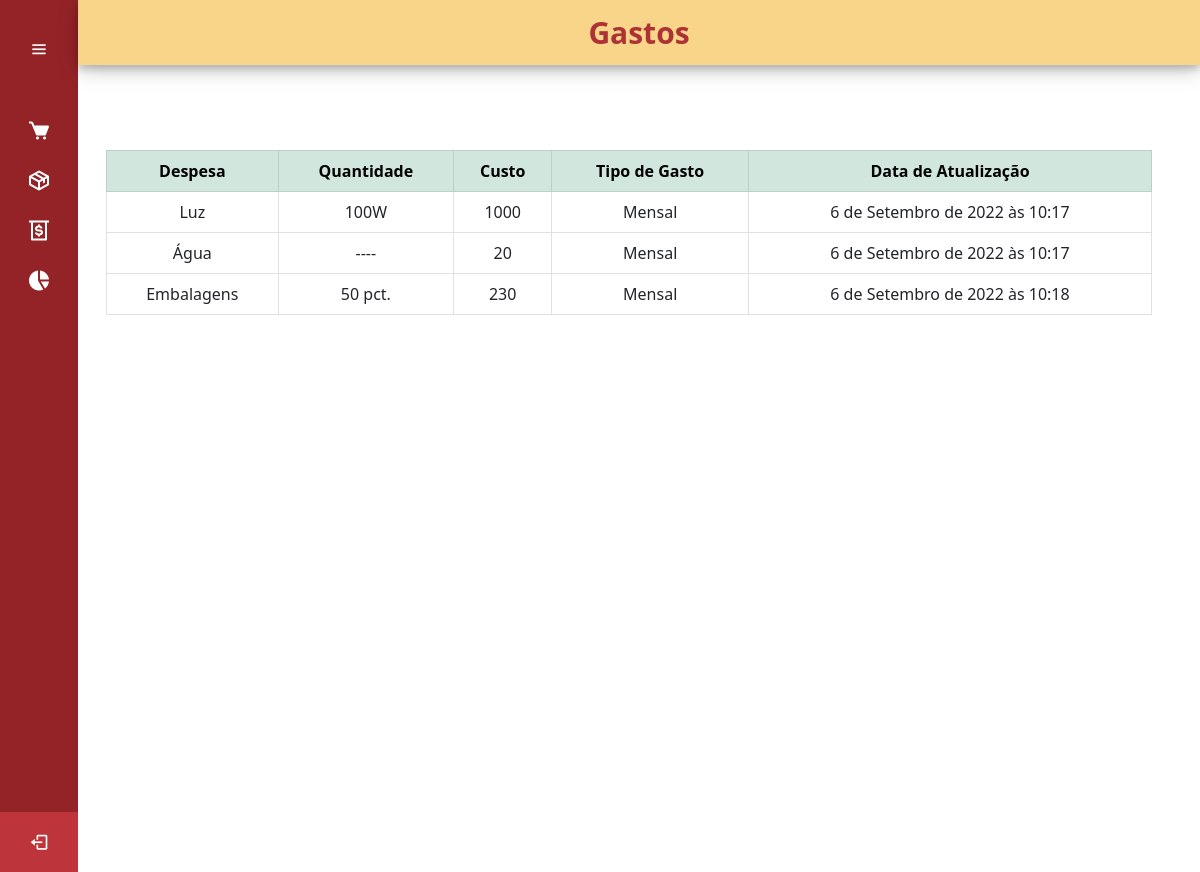
/gastos, run on an earlier commit of the app's database.
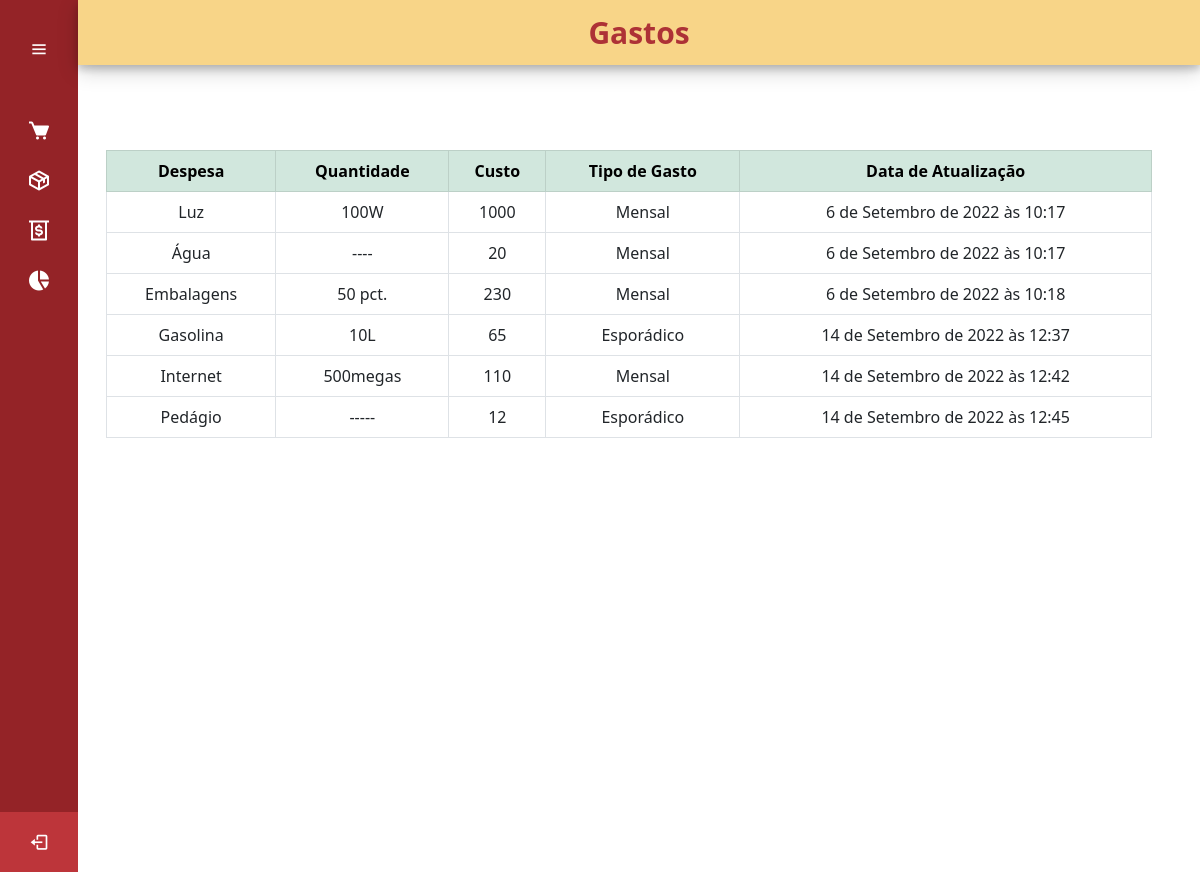
And on a later commit of the database.
### cadastro/models.py (models this page shows, shortened)
class ListaDespesas(models.Model):
    GASTO = (
        ('Semanal', 'Semanal'),
        ('Mensal', 'Mensal'),
        ('Esporádico', 'Esporádico'),
    )
    nome_despesa = models.CharField(max_length=50, verbose_name='Despesas')
    quantidade_despesa = models.CharField(max_length=50, verbose_name='Qntd.')
    custo = models.IntegerField(verbose_name='Custo')
    tipo_gasto = models.CharField(max_length=50, choices= GASTO, verbose_name='Tipo de Gasto')
    data_atualizacao = models.DateTimeField(verbose_name='Data de Atualização')

### cadastro/views.py (the view)
# urls.py: path('gastos', views.lista_despesa, name='gastos')
def lista_despesa(request):
    lista_despesa = ListaDespesas.objects.all()
    return render(request, "paginas/listas/gastos.html", {"despesa":lista_despesa})

### paginas/templates/paginas/listas/gastos.html (shortened to what this page needs)
{% extends 'paginas/modelo.html' %}
{% load static %}
{% block conteudo %}
<div class="home_content">
    <div class="conteudo_pagina">
        <div class="container">
            <br><br><br>
            <table class="table table-bordered" id="tabela_despesa_variavel" style="text-align: center ;">
                <thead class="table-success">
                    <tr>
                        <th>Despesa</th>
                        <th>Quantidade</th>
                        <th>Custo</th>
                        <th>Tipo de Gasto</th>
                        <th>Data de Atualização</th>
                    </tr>
                </thead>
                {% for despesa in despesa %}
                <tr>
                    <td>{{ despesa.nome_despesa }}</td>
                    <td>{{ despesa.quantidade_despesa }}</td>
                    <td>{{ despesa.custo }}</td>
                    <td>{{ despesa.tipo_gasto}}</td>
                    <td>{{ despesa.data_atualizacao }}</td>
                </tr>
                {% endfor %}
            </table>
        </div>
    </div>
</div>
{% endblock %}

What changed in the data, as far as the page shows it:
added ListaDespesas: nome_despesa "Gasolina", quantidade_despesa "10L", custo "65", tipo_gasto "Esporádico", data_atualizacao "14 de Setembro de 2022 às 12:37"
added ListaDespesas: nome_despesa "Internet", quantidade_despesa "500megas", custo "110", tipo_gasto "Mensal", data_atualizacao "14 de Setembro de 2022 às 12:42"
added ListaDespesas: nome_despesa "Pedágio", quantidade_despesa "-----", custo "12", tipo_gasto "Esporádico", data_atualizacao "14 de Setembro de 2022 às 12:45"
